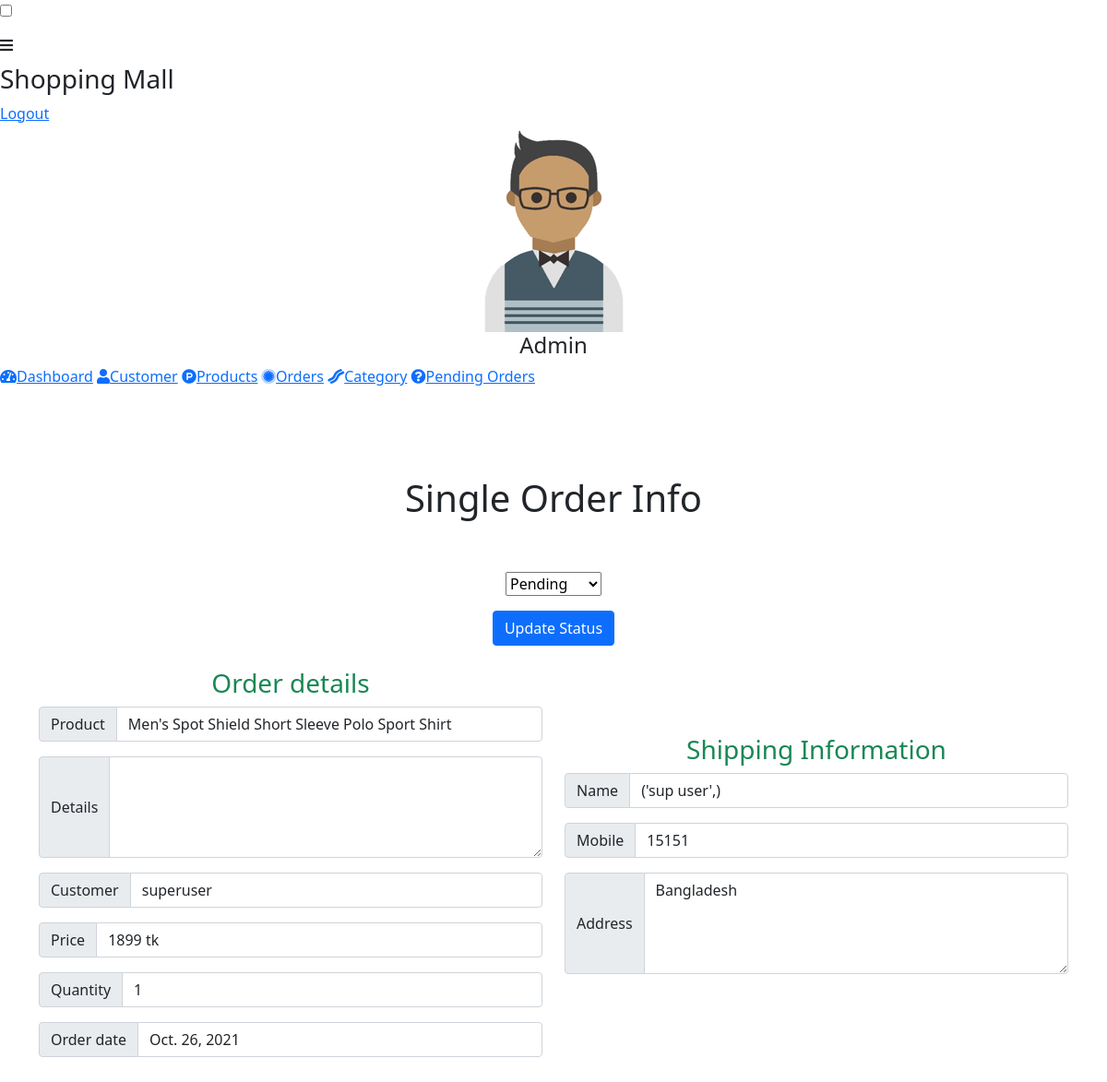
The app's page /admn/order-view/4, older data.
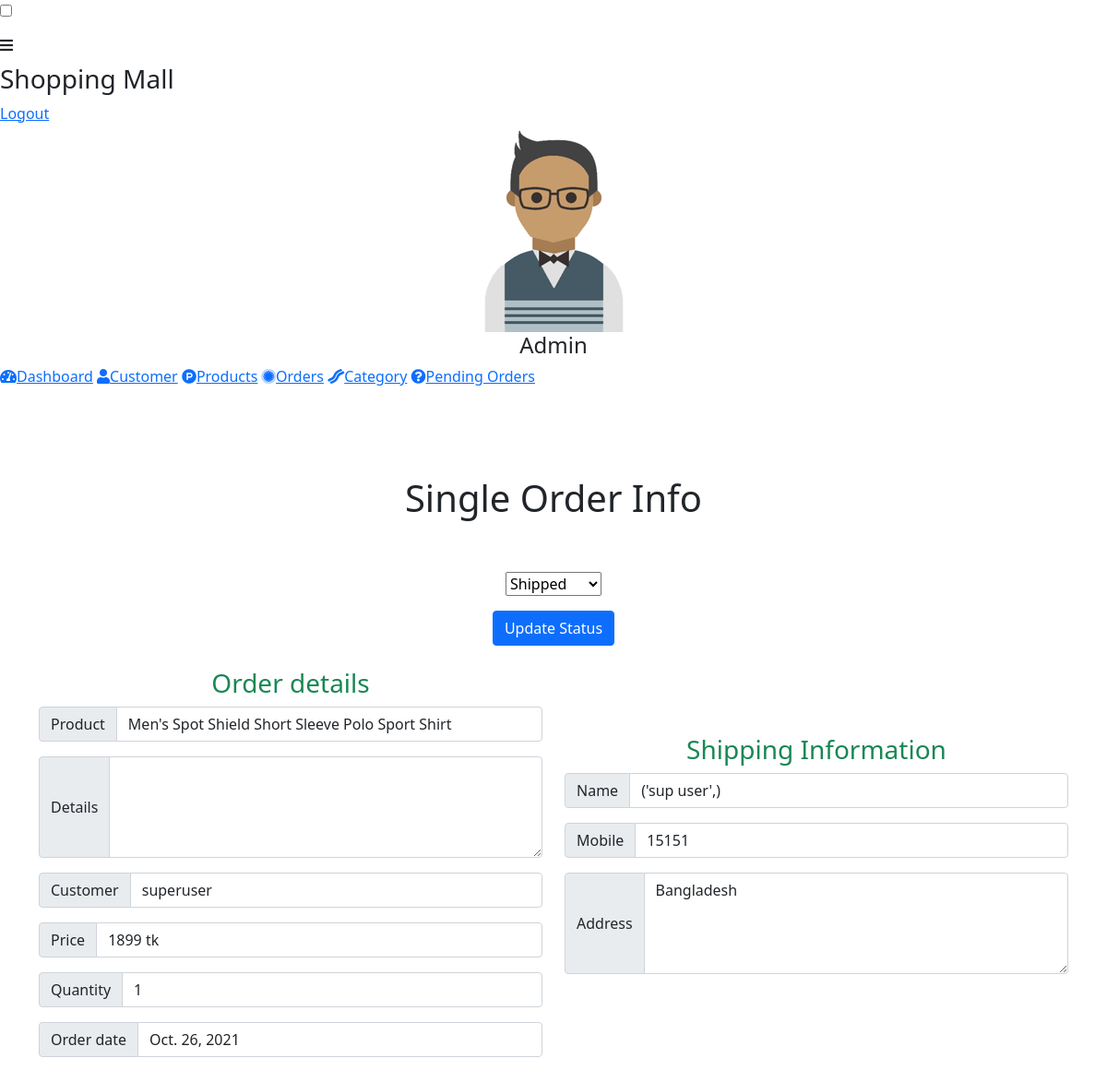
The same page, newer data.
### customer/models.py (models this page shows, shortened)
class order(models.Model):
    statusList=[('Pending', 'Pending'),
                ('Processing', 'Processing'),
                ('Shipped', 'Shipped'),
                ('Delivered', 'Delivered'),
                ]
    product=models.ForeignKey(AMODEL.product, on_delete=models.SET_DEFAULT, default='Deleted')
    customer=models.ForeignKey(User, on_delete=models.CASCADE)
    price=models.PositiveIntegerField()
    qntt=models.PositiveIntegerField(default=1)
    fullName=models.CharField(max_length=20)
    mobile=models.CharField(max_length=20)
    address=models.CharField(max_length=100)
    orderedDate=models.DateField(default=datetime.now)
    status=models.CharField(max_length=20, choices=statusList, default='Pending')

### admn/models.py (models this page shows)
class product(models.Model):
	productCategory=models.ForeignKey(product_category, on_delete=models.SET_NULL, null=True, blank=True )
	name =models.CharField(max_length=50)
	price = models.PositiveIntegerField()
	desc =tinymce_models.HTMLField(null=True,blank=True)
	img =models.ImageField(default="product/default.png", upload_to="product/", null=True, blank=True)
	def __str__(self):
		return self.name

### admn/views.py (the view, shortened to what this page needs)
# urls.py: path('order-view/<int:pk>', views.single_order_view, name='order-view'),
def single_order_view(request, pk):
	single_order = CMODEL.order.objects.get(id=pk)
	status = CFORM.orderForm(instance=single_order)
	context = {
		'single_order': single_order,
		'status':status,
	}
	return render(request,'admn/single-order-view.html', context)

### customer/forms.py
class orderForm(forms.ModelForm):
    class Meta(object):
        model = order
        fields = ['status']

### templates/admn/single-order-view.html (shortened to what the changed rows need)
{% extends 'admn/adminbase.html' %}
{% load widget_tweaks %}
{% block content %}
<head>
    <link href="https://cdn.jsdelivr.net/npm/bootstrap@5.1.3/dist/css/bootstrap.min.css" rel="stylesheet">
</head>
    <div class="container text-center"> <h1>Single Order Info</h1></div>
    <br><br>
    <div class="container">
        <form method="post">
        <div class="row justify-content-center" >
             <div class="col-xs-5 col-md-4 text-center" >
                  <div class="text-center">
                    <p>{{status.status}}</p>
                </div>
                <br>
            </div>
        </div>
        </form>
        <div class="row">
            <div class="col-md-6 table-responsive border-primary">
                <div class="input-group mb-3">
                    <span class="input-group-text" id="inputGroup-sizing-default">Product</span>
                    <input value="{{single_order.product}}" required="" type="text" class="form-control" aria-label="Sizing example input" aria-describedby="inputGroup-sizing-default">
                  </div>
                  <div class="input-group mb-3">
                    <span class="input-group-text" id="inputGroup-sizing-default">Customer</span>
                    <input value="{{single_order.customer}}" required="" type="text" class="form-control" aria-label="Sizing example input" aria-describedby="inputGroup-sizing-default">
                  </div>
                  <div class="input-group mb-3">
                    <span class="input-group-text" id="inputGroup-sizing-default">Price</span>
                    <input value="{{single_order.price}} tk" required="" type="text" class="form-control" aria-label="Sizing example input" aria-describedby="inputGroup-sizing-default">
                  </div>
                  <div class="input-group mb-3">
                    <span class="input-group-text" id="inputGroup-sizing-default">Quantity</span>
                    <input value="{{single_order.qntt}}" required="" type="text" class="form-control" aria-label="Sizing example input" aria-describedby="inputGroup-sizing-default">
                  </div>
                  <div class="input-group mb-3">
                    <span class="input-group-text " id="inputGroup-sizing-default">Order date</span>
                    <input value="{{single_order.orderedDate}}" required="" type="text" class="form-control" aria-label="Sizing example input" aria-describedby="inputGroup-sizing-default">
                  </div>
            </div>
            <div class="col-md-6 text-center">
                <br><br><br>
                <div class="input-group mb-3">
                    <span class="input-group-text" id="inputGroup-sizing-default">Name</span>
                    <input value="{{single_order.fullName}}" required="" type="text" class="form-control" aria-label="Sizing example input" aria-describedby="inputGroup-sizing-default">
                  </div>
                  <div class="input-group mb-3">
                    <span class="input-group-text" id="inputGroup-sizing-default"> Mobile </span>
                    <input value="{{single_order.mobile}}" type="number" class="form-control" aria-label="Sizing example input" aria-describedby="inputGroup-sizing-default">
                  </div>
                  <div class="input-group mb-3">
                    <span class="input-group-text" id="inputGroup-sizing-default">Address</span>
                    <textarea class="form-control" rows="4" >{{single_order.address}} </textarea>
                </div>
                <br> <br>
            </div>
        </div>
        <br> <br>
    </div>
{% endblock %}

Row changes from the older to the newer data that the page shows:
changed order "1899 tk": status "Pending" → "Shipped"
